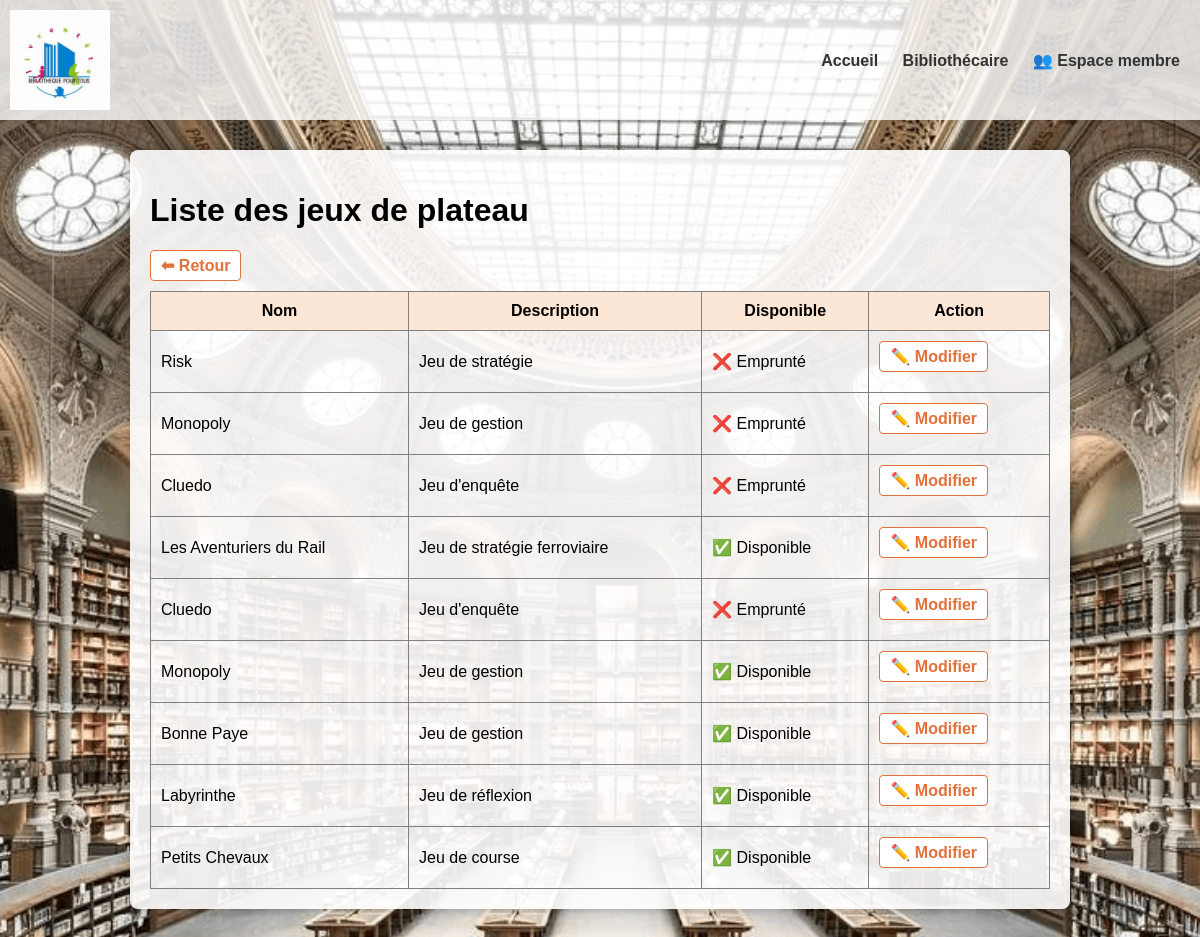
The app's page /bibliothecaire/plateaux/ with its own data.
### gestion_bibliothecaire/models.py (models this page shows, shortened)
class PlateauJeu(models.Model):
    nom = models.CharField(max_length=100)
    description = models.TextField()
    disponible = models.BooleanField(default=True)

### gestion_bibliothecaire/views.py (the view)
# urls.py: path('plateaux/', views.liste_plateaux, name='liste_plateaux'),
def liste_plateaux(request):
    plateaux = PlateauJeu.objects.all()
    return render(request, 'gestion_bibliothecaire/liste_plateaux.html', {'plateaux': plateaux})

### gestion_bibliothecaire/templates/gestion_bibliothecaire/liste_plateaux.html (shortened to what this page needs)
<!DOCTYPE html>
<html lang="fr">
<head>
</head>
<body>
  {% extends 'base.html' %}
{% block content %}
<h1>Liste des jeux de plateau</h1>
  <a href="{% url 'liste_emprunts' %}" class="btn-orange">⬅ Retour</a>
<table border="1" cellpadding="10" cellspacing="0" style="width:100%; border-collapse: collapse;">
    <thead style="background-color: #fce6d5;">
        <tr>
          <th>Nom</th>
          <th>Description</th>
          <th>Disponible</th>
          <th>Action</th>
        </tr>
    </thead>
    <tbody>
        {% for jeu in plateaux %}
        <tr>
            <td>{{ jeu.nom }}</td>
            <td>{{ jeu.description }}</td>
            <td>
                {% if jeu.disponible %}
                    ✅ Disponible
                {% else %}
                    ❌ Emprunté
                {% endif %}
            </td>
            <td><a href="{% url 'modifier_plateau' jeu.id %}" class="btn-orange">✏️ Modifier</a></td>
        </tr>
        {% empty %}
        <tr>
            <td colspan="3">Aucun jeu de plateau trouvé.</td>
        </tr>
        {% endfor %}
    </tbody>
</table>
{% endblock %}

### gestion_bibliothecaire/templates/gestion_bibliothecaire/liste_plateaux.html (style rules this page uses)
.btn-orange { background-color: white; border: 1px solid #e3713b; padding: 5px 10px; color: #e3713b; font-weight: bold; text-decoration: none; border-radius: 4px; display: inline-block; margin-bottom: 10px; }

### records on screen
PlateauJeu: nom "Risk", description "Jeu de stratégie", disponible "❌ Emprunté"
PlateauJeu: nom "Monopoly", description "Jeu de gestion", disponible "❌ Emprunté"
PlateauJeu: nom "Cluedo", description "Jeu d'enquête", disponible "❌ Emprunté"
PlateauJeu: nom "Les Aventuriers du Rail", description "Jeu de stratégie ferroviaire", disponible "✅ Disponible"
PlateauJeu: nom "Cluedo", description "Jeu d'enquête", disponible "❌ Emprunté"
PlateauJeu: nom "Monopoly", description "Jeu de gestion", disponible "✅ Disponible"
PlateauJeu: nom "Bonne Paye", description "Jeu de gestion", disponible "✅ Disponible"
PlateauJeu: nom "Labyrinthe", description "Jeu de réflexion", disponible "✅ Disponible"
PlateauJeu: nom "Petits Chevaux", description "Jeu de course", disponible "✅ Disponible"
